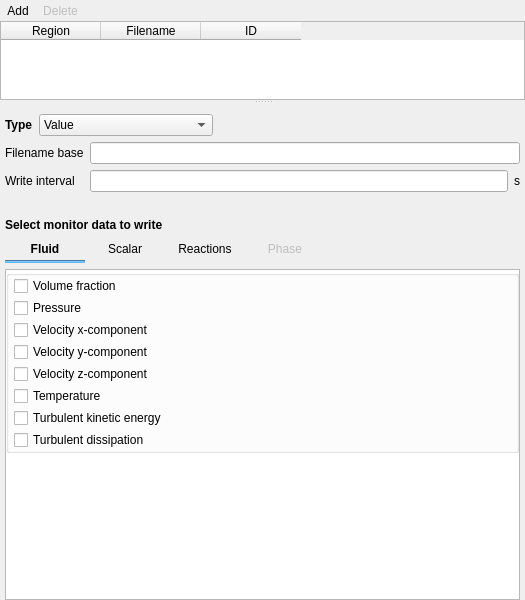
<?xml version="1.0" encoding="UTF-8"?>
<ui version="4.0">
 <class>monitors</class>
 <widget class="QWidget" name="monitors">
  <property name="geometry">
   <rect>
    <x>0</x>
    <y>0</y>
    <width>525</width>
    <height>600</height>
   </rect>
  </property>
  <property name="windowTitle">
   <string>Monitors</string>
  </property>
  <property name="styleSheet">
   <string notr="true"/>
  </property>
  <layout class="QGridLayout" name="gridLayout_14">
   <property name="leftMargin">
    <number>0</number>
   </property>
   <property name="topMargin">
    <number>0</number>
   </property>
   <property name="rightMargin">
    <number>0</number>
   </property>
   <property name="bottomMargin">
    <number>0</number>
   </property>
   <item row="0" column="0">
    <widget class="QSplitter" name="splitter">
     <property name="orientation">
      <enum>Qt::Vertical</enum>
     </property>
     <widget class="QWidget" name="top_frame" native="true">
      <property name="sizePolicy">
       <sizepolicy hsizetype="Expanding" vsizetype="MinimumExpanding">
        <horstretch>0</horstretch>
        <verstretch>0</verstretch>
       </sizepolicy>
      </property>
      <property name="maximumSize">
       <size>
        <width>16777215</width>
        <height>100</height>
       </size>
      </property>
      <layout class="QVBoxLayout" name="verticalLayout_3">
       <property name="spacing">
        <number>0</number>
       </property>
       <property name="leftMargin">
        <number>0</number>
       </property>
       <property name="topMargin">
        <number>0</number>
       </property>
       <property name="rightMargin">
        <number>0</number>
       </property>
       <property name="bottomMargin">
        <number>0</number>
       </property>
       <item>
        <widget class="QWidget" name="frame_add_delete" native="true">
         <layout class="QHBoxLayout" name="horizontalLayout_7">
          <property name="spacing">
           <number>0</number>
          </property>
          <property name="leftMargin">
           <number>0</number>
          </property>
          <property name="topMargin">
           <number>0</number>
          </property>
          <property name="rightMargin">
           <number>0</number>
          </property>
          <property name="bottomMargin">
           <number>0</number>
          </property>
          <item>
           <layout class="QHBoxLayout" name="horizontalLayout">
            <item>
             <widget class="QToolButton" name="toolbutton_add">
              <property name="toolTip">
               <string>Define new monitor for a region</string>
              </property>
              <property name="text">
               <string>Add</string>
              </property>
              <property name="autoRaise">
               <bool>true</bool>
              </property>
             </widget>
            </item>
            <item>
             <widget class="QToolButton" name="toolbutton_delete">
              <property name="enabled">
               <bool>false</bool>
              </property>
              <property name="toolTip">
               <string>Delete monitor</string>
              </property>
              <property name="text">
               <string>Delete</string>
              </property>
              <property name="autoRaise">
               <bool>true</bool>
              </property>
             </widget>
            </item>
            <item>
             <spacer name="horizontalSpacer">
              <property name="orientation">
               <enum>Qt::Horizontal</enum>
              </property>
              <property name="sizeHint" stdset="0">
               <size>
                <width>40</width>
                <height>20</height>
               </size>
              </property>
             </spacer>
            </item>
           </layout>
          </item>
         </layout>
        </widget>
       </item>
       <item>
        <widget class="QTableWidget" name="tablewidget_regions">
         <property name="maximumSize">
          <size>
           <width>16777215</width>
           <height>100</height>
          </size>
         </property>
         <property name="selectionMode">
          <enum>QAbstractItemView::SingleSelection</enum>
         </property>
         <property name="selectionBehavior">
          <enum>QAbstractItemView::SelectRows</enum>
         </property>
         <attribute name="horizontalHeaderHighlightSections">
          <bool>false</bool>
         </attribute>
         <attribute name="verticalHeaderVisible">
          <bool>false</bool>
         </attribute>
         <column>
          <property name="text">
           <string>Region</string>
          </property>
         </column>
         <column>
          <property name="text">
           <string>Filename</string>
          </property>
         </column>
         <column>
          <property name="text">
           <string>ID</string>
          </property>
         </column>
        </widget>
       </item>
      </layout>
     </widget>
     <widget class="QWidget" name="bottom_frame" native="true">
      <property name="sizePolicy">
       <sizepolicy hsizetype="Expanding" vsizetype="Expanding">
        <horstretch>0</horstretch>
        <verstretch>0</verstretch>
       </sizepolicy>
      </property>
      <layout class="QGridLayout" name="gridLayout_6">
       <property name="leftMargin">
        <number>5</number>
       </property>
       <property name="topMargin">
        <number>10</number>
       </property>
       <property name="rightMargin">
        <number>5</number>
       </property>
       <property name="bottomMargin">
        <number>0</number>
       </property>
       <item row="0" column="0" colspan="3">
        <layout class="QHBoxLayout" name="horizontalLayout_3">
         <item>
          <widget class="QLabel" name="label_monitor_type">
           <property name="font">
            <font>
             <weight>75</weight>
             <bold>true</bold>
            </font>
           </property>
           <property name="text">
            <string>Type</string>
           </property>
          </widget>
         </item>
         <item>
          <widget class="ComboBox" name="combobox_monitor_type">
           <item>
            <property name="text">
             <string>Value</string>
            </property>
           </item>
           <item>
            <property name="text">
             <string>Sum</string>
            </property>
           </item>
           <item>
            <property name="text">
             <string>Min</string>
            </property>
           </item>
           <item>
            <property name="text">
             <string>Max</string>
            </property>
           </item>
           <item>
            <property name="text">
             <string>Average</string>
            </property>
           </item>
           <item>
            <property name="text">
             <string>Standard deviation</string>
            </property>
           </item>
           <item>
            <property name="text">
             <string>Area-weighted average</string>
            </property>
           </item>
           <item>
            <property name="text">
             <string>Flow rate</string>
            </property>
           </item>
           <item>
            <property name="text">
             <string>Mass flow rate</string>
            </property>
           </item>
           <item>
            <property name="text">
             <string>Mass-weighted average</string>
            </property>
           </item>
           <item>
            <property name="text">
             <string>Volume flow rate</string>
            </property>
           </item>
           <item>
            <property name="text">
             <string>Volume integral</string>
            </property>
           </item>
           <item>
            <property name="text">
             <string>Volume-weighted average</string>
            </property>
           </item>
           <item>
            <property name="text">
             <string>Mass-weighted integral</string>
            </property>
           </item>
           <item>
            <property name="text">
             <string>Mass-weighted average</string>
            </property>
           </item>
          </widget>
         </item>
         <item>
          <spacer name="horizontalSpacer_3">
           <property name="orientation">
            <enum>Qt::Horizontal</enum>
           </property>
           <property name="sizeHint" stdset="0">
            <size>
             <width>40</width>
             <height>20</height>
            </size>
           </property>
          </spacer>
         </item>
        </layout>
       </item>
       <item row="1" column="0">
        <widget class="QLabel" name="label_monitor_name">
         <property name="font">
          <font>
           <weight>50</weight>
           <bold>false</bold>
          </font>
         </property>
         <property name="text">
          <string>Filename base</string>
         </property>
        </widget>
       </item>
       <item row="2" column="0">
        <widget class="QLabel" name="label_monitor_dt">
         <property name="font">
          <font>
           <weight>50</weight>
           <bold>false</bold>
          </font>
         </property>
         <property name="text">
          <string>Write interval</string>
         </property>
        </widget>
       </item>
       <item row="2" column="1">
        <widget class="LineEdit" name="lineedit_keyword_monitor_dt_args_MONITOR"/>
       </item>
       <item row="2" column="2">
        <widget class="QLabel" name="label_monitor_dt_units">
         <property name="font">
          <font>
           <weight>50</weight>
           <bold>false</bold>
          </font>
         </property>
         <property name="text">
          <string>s</string>
         </property>
        </widget>
       </item>
       <item row="3" column="0">
        <widget class="QLabel" name="label_spacer">
         <property name="text">
          <string/>
         </property>
        </widget>
       </item>
       <item row="4" column="0" colspan="2">
        <widget class="QLabel" name="label_monitor_data">
         <property name="font">
          <font>
           <weight>75</weight>
           <bold>true</bold>
          </font>
         </property>
         <property name="text">
          <string>Select monitor data to write</string>
         </property>
        </widget>
       </item>
       <item row="1" column="1" colspan="2">
        <widget class="LineEdit" name="lineedit_keyword_monitor_name_args_MONITOR"/>
       </item>
       <item row="5" column="0" colspan="3">
        <layout class="QHBoxLayout" name="horizontalLayout_2">
         <item>
          <widget class="QWidget" name="tab_frame" native="true">
           <property name="styleSheet">
            <string notr="true">QPushButton:hover {color:#64B5F6; background-color: transparent;}
QPushButton:pressed { color: #64B5F6; background-color: transparent; }
QPushButton:checked { font: bold; background-color: transparent; }
      </string>
           </property>
           <layout class="QGridLayout" name="tab_layout">
            <property name="leftMargin">
             <number>0</number>
            </property>
            <property name="topMargin">
             <number>0</number>
            </property>
            <property name="rightMargin">
             <number>0</number>
            </property>
            <property name="bottomMargin">
             <number>0</number>
            </property>
            <property name="spacing">
             <number>0</number>
            </property>
            <item row="1" column="0">
             <widget class="Line" name="tab_underline">
              <property name="sizePolicy">
               <sizepolicy hsizetype="Preferred" vsizetype="Fixed">
                <horstretch>0</horstretch>
                <verstretch>0</verstretch>
               </sizepolicy>
              </property>
              <property name="minimumSize">
               <size>
                <width>0</width>
                <height>3</height>
               </size>
              </property>
              <property name="maximumSize">
               <size>
                <width>16777215</width>
                <height>3</height>
               </size>
              </property>
              <property name="styleSheet">
               <string notr="true">QWidget{
  background-color: #64B5F6;
  border-color: #64B5F6;
}</string>
              </property>
              <property name="orientation">
               <enum>Qt::Horizontal</enum>
              </property>
             </widget>
            </item>
            <item row="0" column="1">
             <widget class="QPushButton" name="pushbutton_scalar">
              <property name="text">
               <string>Scalar</string>
              </property>
              <property name="flat">
               <bool>true</bool>
              </property>
             </widget>
            </item>
            <item row="0" column="3">
             <widget class="QPushButton" name="pushbutton_phase">
              <property name="enabled">
               <bool>false</bool>
              </property>
              <property name="text">
               <string>Phase</string>
              </property>
              <property name="flat">
               <bool>true</bool>
              </property>
             </widget>
            </item>
            <item row="0" column="0">
             <widget class="QPushButton" name="pushbutton_fluid">
              <property name="font">
               <font>
                <weight>75</weight>
                <bold>true</bold>
               </font>
              </property>
              <property name="text">
               <string>Fluid</string>
              </property>
              <property name="flat">
               <bool>true</bool>
              </property>
             </widget>
            </item>
            <item row="0" column="2">
             <widget class="QPushButton" name="pushbutton_reactions">
              <property name="text">
               <string>Reactions</string>
              </property>
              <property name="flat">
               <bool>true</bool>
              </property>
             </widget>
            </item>
           </layout>
          </widget>
         </item>
         <item>
          <spacer name="horizontalSpacer_2">
           <property name="orientation">
            <enum>Qt::Horizontal</enum>
           </property>
           <property name="sizeHint" stdset="0">
            <size>
             <width>40</width>
             <height>20</height>
            </size>
           </property>
          </spacer>
         </item>
        </layout>
       </item>
       <item row="6" column="0" colspan="3">
        <widget class="QScrollArea" name="scrollarea_detail">
         <property name="sizePolicy">
          <sizepolicy hsizetype="Expanding" vsizetype="MinimumExpanding">
           <horstretch>0</horstretch>
           <verstretch>0</verstretch>
          </sizepolicy>
         </property>
         <property name="minimumSize">
          <size>
           <width>0</width>
           <height>0</height>
          </size>
         </property>
         <property name="styleSheet">
          <string notr="true">QWidget#detail_pane {background-color: white}</string>
         </property>
         <property name="widgetResizable">
          <bool>true</bool>
         </property>
         <widget class="QWidget" name="detail_pane">
          <property name="geometry">
           <rect>
            <x>0</x>
            <y>0</y>
            <width>513</width>
            <height>284</height>
           </rect>
          </property>
          <layout class="QGridLayout" name="gridLayout_4">
           <property name="leftMargin">
            <number>0</number>
           </property>
           <property name="topMargin">
            <number>0</number>
           </property>
           <property name="rightMargin">
            <number>0</number>
           </property>
           <property name="bottomMargin">
            <number>0</number>
           </property>
           <property name="spacing">
            <number>0</number>
           </property>
           <item row="2" column="0">
            <spacer name="verticalSpacer">
             <property name="orientation">
              <enum>Qt::Vertical</enum>
             </property>
             <property name="sizeHint" stdset="0">
              <size>
               <width>20</width>
               <height>40</height>
              </size>
             </property>
            </spacer>
           </item>
           <item row="0" column="0" colspan="3">
            <widget class="QStackedWidget" name="stackedwidget_detail">
             <property name="sizePolicy">
              <sizepolicy hsizetype="Preferred" vsizetype="MinimumExpanding">
               <horstretch>0</horstretch>
               <verstretch>0</verstretch>
              </sizepolicy>
             </property>
             <property name="currentIndex">
              <number>0</number>
             </property>
             <widget class="QWidget" name="page_fluid">
              <layout class="QVBoxLayout" name="verticalLayout_2">
               <property name="spacing">
                <number>6</number>
               </property>
               <property name="leftMargin">
                <number>0</number>
               </property>
               <property name="topMargin">
                <number>0</number>
               </property>
               <property name="rightMargin">
                <number>0</number>
               </property>
               <property name="bottomMargin">
                <number>0</number>
               </property>
               <item>
                <widget class="QWidget" name="frame_fluid_parameters" native="true">
                 <layout class="QGridLayout" name="gridLayout_3">
                  <property name="leftMargin">
                   <number>0</number>
                  </property>
                  <property name="topMargin">
                   <number>0</number>
                  </property>
                  <property name="rightMargin">
                   <number>0</number>
                  </property>
                  <property name="bottomMargin">
                   <number>0</number>
                  </property>
                  <property name="spacing">
                   <number>2</number>
                  </property>
                  <item row="0" column="0">
                   <widget class="QGroupBox" name="groupbox_fluid">
                    <property name="title">
                     <string/>
                    </property>
                    <property name="flat">
                     <bool>true</bool>
                    </property>
                    <property name="checkable">
                     <bool>false</bool>
                    </property>
                    <layout class="QGridLayout" name="gridLayout_7">
                     <property name="leftMargin">
                      <number>5</number>
                     </property>
                     <property name="topMargin">
                      <number>0</number>
                     </property>
                     <property name="rightMargin">
                      <number>0</number>
                     </property>
                     <property name="bottomMargin">
                      <number>0</number>
                     </property>
                     <property name="horizontalSpacing">
                      <number>0</number>
                     </property>
                     <property name="verticalSpacing">
                      <number>2</number>
                     </property>
                     <item row="0" column="0">
                      <widget class="CheckBox" name="checkbox_keyword_monitor_ep_g_args_MONITOR">
                       <property name="text">
                        <string>Volume fraction</string>
                       </property>
                      </widget>
                     </item>
                     <item row="2" column="0">
                      <widget class="CheckBox" name="checkbox_keyword_monitor_p_g_args_MONITOR">
                       <property name="text">
                        <string>Pressure</string>
                       </property>
                      </widget>
                     </item>
                     <item row="3" column="0">
                      <widget class="CheckBox" name="checkbox_keyword_monitor_u_g_args_MONITOR">
                       <property name="text">
                        <string>Velocity x-component</string>
                       </property>
                      </widget>
                     </item>
                     <item row="4" column="0">
                      <widget class="CheckBox" name="checkbox_keyword_monitor_v_g_args_MONITOR">
                       <property name="text">
                        <string>Velocity y-component</string>
                       </property>
                      </widget>
                     </item>
                     <item row="5" column="0">
                      <widget class="CheckBox" name="checkbox_keyword_monitor_w_g_args_MONITOR">
                       <property name="text">
                        <string>Velocity z-component</string>
                       </property>
                      </widget>
                     </item>
                     <item row="6" column="0">
                      <widget class="CheckBox" name="checkbox_keyword_monitor_t_g_args_MONITOR">
                       <property name="text">
                        <string>Temperature</string>
                       </property>
                      </widget>
                     </item>
                     <item row="7" column="0">
                      <widget class="CheckBox" name="checkbox_keyword_monitor_k_turb_g_args_MONITOR">
                       <property name="text">
                        <string>Turbulent kinetic energy</string>
                       </property>
                      </widget>
                     </item>
                     <item row="8" column="0">
                      <widget class="CheckBox" name="checkbox_keyword_monitor_e_turb_g_args_MONITOR">
                       <property name="text">
                        <string>Turbulent dissipation</string>
                       </property>
                      </widget>
                     </item>
                    </layout>
                   </widget>
                  </item>
                 </layout>
                </widget>
               </item>
               <item>
                <spacer name="spacer_fluid">
                 <property name="orientation">
                  <enum>Qt::Vertical</enum>
                 </property>
                 <property name="sizeHint" stdset="0">
                  <size>
                   <width>20</width>
                   <height>40</height>
                  </size>
                 </property>
                </spacer>
               </item>
              </layout>
             </widget>
             <widget class="QWidget" name="page_dummy_solids_L">
              <layout class="QGridLayout" name="gridLayout_12">
               <property name="leftMargin">
                <number>0</number>
               </property>
               <property name="topMargin">
                <number>0</number>
               </property>
               <property name="rightMargin">
                <number>0</number>
               </property>
               <property name="bottomMargin">
                <number>0</number>
               </property>
               <property name="spacing">
                <number>0</number>
               </property>
               <item row="0" column="0">
                <widget class="QLabel" name="label_dummy_solids_L">
                 <property name="styleSheet">
                  <string notr="true">background-color: white</string>
                 </property>
                 <property name="text">
                  <string>LEFT</string>
                 </property>
                 <property name="alignment">
                  <set>Qt::AlignLeading|Qt::AlignLeft|Qt::AlignTop</set>
                 </property>
                </widget>
               </item>
              </layout>
             </widget>
             <widget class="QWidget" name="page_solids">
              <property name="styleSheet">
               <string notr="true"/>
              </property>
              <layout class="QVBoxLayout" name="verticalLayout_5">
               <property name="spacing">
                <number>6</number>
               </property>
               <property name="leftMargin">
                <number>0</number>
               </property>
               <property name="topMargin">
                <number>0</number>
               </property>
               <property name="rightMargin">
                <number>0</number>
               </property>
               <property name="bottomMargin">
                <number>0</number>
               </property>
               <item>
                <widget class="QWidget" name="frame_solids_parameters" native="true">
                 <layout class="QGridLayout" name="gridLayout_6">
                  <property name="leftMargin">
                   <number>0</number>
                  </property>
                  <property name="topMargin">
                   <number>0</number>
                  </property>
                  <property name="rightMargin">
                   <number>0</number>
                  </property>
                  <property name="bottomMargin">
                   <number>0</number>
                  </property>
                  <property name="spacing">
                   <number>2</number>
                  </property>
                  <item row="0" column="0">
                   <widget class="QGroupBox" name="groupbox_solids">
                    <property name="title">
                     <string/>
                    </property>
                    <property name="flat">
                     <bool>true</bool>
                    </property>
                    <layout class="QGridLayout" name="gridLayout_9">
                     <property name="leftMargin">
                      <number>5</number>
                     </property>
                     <property name="topMargin">
                      <number>0</number>
                     </property>
                     <property name="rightMargin">
                      <number>0</number>
                     </property>
                     <property name="bottomMargin">
                      <number>0</number>
                     </property>
                     <property name="horizontalSpacing">
                      <number>0</number>
                     </property>
                     <property name="verticalSpacing">
                      <number>2</number>
                     </property>
                     <item row="2" column="0">
                      <widget class="CheckBox" name="checkbox_keyword_monitor_w_s_args_MONITOR_P">
                       <property name="text">
                        <string>Velocity z-component</string>
                       </property>
                      </widget>
                     </item>
                     <item row="5" column="0">
                      <widget class="CheckBox" name="checkbox_keyword_monitor_theta_m_args_MONITOR_P">
                       <property name="text">
                        <string>Granular temperature</string>
                       </property>
                      </widget>
                     </item>
                     <item row="1" column="0">
                      <widget class="CheckBox" name="checkbox_keyword_monitor_v_s_args_MONITOR_P">
                       <property name="text">
                        <string>Velocity y-component</string>
                       </property>
                      </widget>
                     </item>
                     <item row="0" column="0">
                      <widget class="CheckBox" name="checkbox_keyword_monitor_u_s_args_MONITOR_P">
                       <property name="text">
                        <string>Velocity x-component</string>
                       </property>
                      </widget>
                     </item>
                     <item row="4" column="0">
                      <widget class="CheckBox" name="checkbox_keyword_monitor_t_s_args_MONITOR_P">
                       <property name="text">
                        <string>Temperature</string>
                       </property>
                      </widget>
                     </item>
                     <item row="3" column="0">
                      <widget class="CheckBox" name="checkbox_keyword_monitor_rop_s_args_MONITOR_P">
                       <property name="text">
                        <string>Bulk density</string>
                       </property>
                      </widget>
                     </item>
                     <item row="6" column="0">
                      <widget class="CheckBox" name="checkbox_keyword_monitor_p_star_args_MONITOR">
                       <property name="text">
                        <string>Pressure (all solids)</string>
                       </property>
                      </widget>
                     </item>
                    </layout>
                   </widget>
                  </item>
                 </layout>
                </widget>
               </item>
               <item>
                <spacer name="spacer_solids">
                 <property name="orientation">
                  <enum>Qt::Vertical</enum>
                 </property>
                 <property name="sizeHint" stdset="0">
                  <size>
                   <width>20</width>
                   <height>40</height>
                  </size>
                 </property>
                </spacer>
               </item>
              </layout>
             </widget>
             <widget class="QWidget" name="page_dummy_solids_R">
              <layout class="QGridLayout" name="gridLayout_11">
               <property name="leftMargin">
                <number>0</number>
               </property>
               <property name="topMargin">
                <number>0</number>
               </property>
               <property name="rightMargin">
                <number>0</number>
               </property>
               <property name="bottomMargin">
                <number>0</number>
               </property>
               <property name="spacing">
                <number>0</number>
               </property>
               <item row="0" column="0">
                <widget class="QLabel" name="label_dummy_solids_R">
                 <property name="styleSheet">
                  <string notr="true">background-color: white</string>
                 </property>
                 <property name="text">
                  <string>RIGHT</string>
                 </property>
                 <property name="alignment">
                  <set>Qt::AlignLeading|Qt::AlignLeft|Qt::AlignTop</set>
                 </property>
                </widget>
               </item>
              </layout>
             </widget>
             <widget class="QWidget" name="page_scalar">
              <layout class="QGridLayout" name="gridLayout">
               <property name="leftMargin">
                <number>0</number>
               </property>
               <property name="topMargin">
                <number>0</number>
               </property>
               <property name="rightMargin">
                <number>0</number>
               </property>
               <property name="bottomMargin">
                <number>0</number>
               </property>
               <property name="spacing">
                <number>2</number>
               </property>
               <item row="0" column="0">
                <widget class="QWidget" name="frame_scalar" native="true">
                 <layout class="QGridLayout" name="gridLayout_2">
                  <property name="leftMargin">
                   <number>0</number>
                  </property>
                  <property name="topMargin">
                   <number>0</number>
                  </property>
                  <property name="rightMargin">
                   <number>0</number>
                  </property>
                  <property name="bottomMargin">
                   <number>0</number>
                  </property>
                  <item row="0" column="0">
                   <widget class="QGroupBox" name="groupbox_scalar">
                    <property name="title">
                     <string/>
                    </property>
                    <property name="flat">
                     <bool>true</bool>
                    </property>
                    <layout class="QGridLayout" name="gridLayout_8">
                     <property name="leftMargin">
                      <number>5</number>
                     </property>
                     <property name="topMargin">
                      <number>0</number>
                     </property>
                     <property name="rightMargin">
                      <number>0</number>
                     </property>
                     <property name="bottomMargin">
                      <number>0</number>
                     </property>
                     <property name="horizontalSpacing">
                      <number>0</number>
                     </property>
                     <property name="verticalSpacing">
                      <number>2</number>
                     </property>
                    </layout>
                   </widget>
                  </item>
                  <item row="1" column="0">
                   <spacer name="spacer_scalar">
                    <property name="orientation">
                     <enum>Qt::Vertical</enum>
                    </property>
                    <property name="sizeHint" stdset="0">
                     <size>
                      <width>20</width>
                      <height>20</height>
                     </size>
                    </property>
                   </spacer>
                  </item>
                 </layout>
                </widget>
               </item>
              </layout>
             </widget>
             <widget class="QWidget" name="page_reactions">
              <layout class="QGridLayout" name="gridLayoutreactions">
               <property name="leftMargin">
                <number>0</number>
               </property>
               <property name="topMargin">
                <number>0</number>
               </property>
               <property name="rightMargin">
                <number>0</number>
               </property>
               <property name="bottomMargin">
                <number>0</number>
               </property>
               <property name="spacing">
                <number>2</number>
               </property>
               <item row="0" column="0">
                <widget class="QWidget" name="frame_reactions" native="true">
                 <layout class="QGridLayout" name="gridLayout_reactions2">
                  <property name="leftMargin">
                   <number>0</number>
                  </property>
                  <property name="topMargin">
                   <number>0</number>
                  </property>
                  <property name="rightMargin">
                   <number>0</number>
                  </property>
                  <property name="bottomMargin">
                   <number>0</number>
                  </property>
                  <item row="0" column="0">
                   <widget class="QGroupBox" name="groupbox_reactions">
                    <property name="title">
                     <string/>
                    </property>
                    <property name="flat">
                     <bool>true</bool>
                    </property>
                    <layout class="QGridLayout" name="gridLayout_reactions8">
                     <property name="leftMargin">
                      <number>5</number>
                     </property>
                     <property name="topMargin">
                      <number>0</number>
                     </property>
                     <property name="rightMargin">
                      <number>0</number>
                     </property>
                     <property name="bottomMargin">
                      <number>0</number>
                     </property>
                     <property name="horizontalSpacing">
                      <number>0</number>
                     </property>
                     <property name="verticalSpacing">
                      <number>2</number>
                     </property>
                    </layout>
                   </widget>
                  </item>
                  <item row="1" column="0">
                   <spacer name="spacer_reactions">
                    <property name="orientation">
                     <enum>Qt::Vertical</enum>
                    </property>
                    <property name="sizeHint" stdset="0">
                     <size>
                      <width>20</width>
                      <height>20</height>
                     </size>
                    </property>
                   </spacer>
                  </item>
                 </layout>
                </widget>
               </item>
              </layout>
             </widget>
             <widget class="QWidget" name="page_phase">
              <layout class="QGridLayout" name="gridLayoutphase">
               <property name="leftMargin">
                <number>0</number>
               </property>
               <property name="topMargin">
                <number>0</number>
               </property>
               <property name="rightMargin">
                <number>0</number>
               </property>
               <property name="bottomMargin">
                <number>0</number>
               </property>
               <property name="spacing">
                <number>2</number>
               </property>
               <item row="0" column="0">
                <widget class="QWidget" name="frame_phase" native="true">
                 <layout class="QGridLayout" name="gridLayout_phase2">
                  <property name="leftMargin">
                   <number>0</number>
                  </property>
                  <property name="topMargin">
                   <number>0</number>
                  </property>
                  <property name="rightMargin">
                   <number>0</number>
                  </property>
                  <property name="bottomMargin">
                   <number>0</number>
                  </property>
                  <item row="0" column="0">
                   <widget class="QGroupBox" name="groupbox_phase">
                    <property name="title">
                     <string/>
                    </property>
                    <property name="flat">
                     <bool>true</bool>
                    </property>
                    <layout class="QGridLayout" name="gridLayout_phase8">
                     <property name="leftMargin">
                      <number>5</number>
                     </property>
                     <property name="topMargin">
                      <number>0</number>
                     </property>
                     <property name="rightMargin">
                      <number>0</number>
                     </property>
                     <property name="bottomMargin">
                      <number>0</number>
                     </property>
                     <property name="horizontalSpacing">
                      <number>0</number>
                     </property>
                     <property name="verticalSpacing">
                      <number>2</number>
                     </property>
                    </layout>
                   </widget>
                  </item>
                  <item row="1" column="0">
                   <spacer name="spacer_phase">
                    <property name="orientation">
                     <enum>Qt::Vertical</enum>
                    </property>
                    <property name="sizeHint" stdset="0">
                     <size>
                      <width>20</width>
                      <height>20</height>
                     </size>
                    </property>
                   </spacer>
                  </item>
                 </layout>
                </widget>
               </item>
              </layout>
             </widget>
            </widget>
           </item>
          </layout>
         </widget>
        </widget>
       </item>
      </layout>
     </widget>
    </widget>
   </item>
  </layout>
 </widget>
 <customwidgets>
  <customwidget>
   <class>CheckBox</class>
   <extends>QCheckBox</extends>
   <header>mfixgui.widgets.base</header>
  </customwidget>
  <customwidget>
   <class>LineEdit</class>
   <extends>QLineEdit</extends>
   <header>mfixgui.widgets.base</header>
  </customwidget>
  <customwidget>
   <class>ComboBox</class>
   <extends>QComboBox</extends>
   <header>mfixgui.widgets.base</header>
  </customwidget>
 </customwidgets>
 <tabstops>
  <tabstop>toolbutton_add</tabstop>
  <tabstop>toolbutton_delete</tabstop>
  <tabstop>tablewidget_regions</tabstop>
  <tabstop>lineedit_keyword_monitor_name_args_MONITOR</tabstop>
  <tabstop>lineedit_keyword_monitor_dt_args_MONITOR</tabstop>
  <tabstop>pushbutton_fluid</tabstop>
  <tabstop>pushbutton_scalar</tabstop>
  <tabstop>pushbutton_phase</tabstop>
  <tabstop>scrollarea_detail</tabstop>
  <tabstop>checkbox_keyword_monitor_p_g_args_MONITOR</tabstop>
  <tabstop>checkbox_keyword_monitor_k_turb_g_args_MONITOR</tabstop>
  <tabstop>checkbox_keyword_monitor_u_g_args_MONITOR</tabstop>
  <tabstop>checkbox_keyword_monitor_w_g_args_MONITOR</tabstop>
  <tabstop>checkbox_keyword_monitor_v_g_args_MONITOR</tabstop>
  <tabstop>checkbox_keyword_monitor_t_g_args_MONITOR</tabstop>
  <tabstop>checkbox_keyword_monitor_ep_g_args_MONITOR</tabstop>
  <tabstop>checkbox_keyword_monitor_e_turb_g_args_MONITOR</tabstop>
 </tabstops>
 <resources/>
 <connections/>
</ui>
